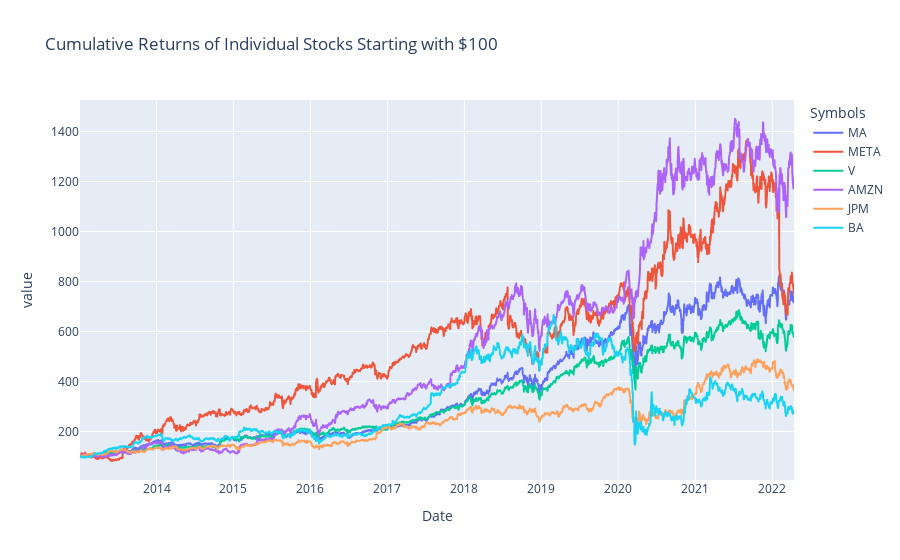

The cell this chart's notebook holds for it:
### Markdown cell above
## Plot Individual Cumulative Returns
The cumulative returns of the stock can be easily calculated by adding one to the daily returns and taking the cumulative product over the whole period. Here we plot the cumulative returns of stocks starting with an initial investment of 100 (how much would investing 100 at the start in each individual stock get you over the time period?) This is a fair comparison for the performance of the stocks.

### Code cell
def plot_cum_returns(data, title):    
    daily_cum_returns = (1 + daily_returns).cumprod()*100
    fig = px.line(daily_cum_returns, title=title)
    return fig
    
fig_cum_returns = plot_cum_returns(stocks_df, 'Cumulative Returns of Individual Stocks Starting with $100')
fig_cum_returns.show()

### Figure 1 — Plotly figure (JSON) as saved in the notebook; plotly's stock layout.template omitted (floating-point values rounded to 4 significant figures; data arrays with more than 128 entries replaced by an {"elided": "..."} marker saying what was removed)
{"data": [{"hovertemplate": "Symbols=MA<br>Date=%{x}<br>value=%{y}<extra></extra>", "legendgroup": "MA", "line": {"color": "#636efa", "dash": "solid"}, "marker": {"symbol": "circle"}, "mode": "lines", "name": "MA", "showlegend": true, "type": "scattergl", "x": {"elided": "2338 str values"}, "xaxis": "x", "y": {"elided": "2338 float values"}, "yaxis": "y"}, {"hovertemplate": "Symbols=META<br>Date=%{x}<br>value=%{y}<extra></extra>", "legendgroup": "META", "line": {"color": "#EF553B", "dash": "solid"}, "marker": {"symbol": "circle"}, "mode": "lines", "name": "META", "showlegend": true, "type": "scattergl", "x": {"elided": "2338 str values"}, "xaxis": "x", "y": {"elided": "2338 float values"}, "yaxis": "y"}, {"hovertemplate": "Symbols=V<br>Date=%{x}<br>value=%{y}<extra></extra>", "legendgroup": "V", "line": {"color": "#00cc96", "dash": "solid"}, "marker": {"symbol": "circle"}, "mode": "lines", "name": "V", "showlegend": true, "type": "scattergl", "x": {"elided": "2338 str values"}, "xaxis": "x", "y": {"elided": "2338 float values"}, "yaxis": "y"}, {"hovertemplate": "Symbols=AMZN<br>Date=%{x}<br>value=%{y}<extra></extra>", "legendgroup": "AMZN", "line": {"color": "#ab63fa", "dash": "solid"}, "marker": {"symbol": "circle"}, "mode": "lines", "name": "AMZN", "showlegend": true, "type": "scattergl", "x": {"elided": "2338 str values"}, "xaxis": "x", "y": {"elided": "2338 float values"}, "yaxis": "y"}, {"hovertemplate": "Symbols=JPM<br>Date=%{x}<br>value=%{y}<extra></extra>", "legendgroup": "JPM", "line": {"color": "#FFA15A", "dash": "solid"}, "marker": {"symbol": "circle"}, "mode": "lines", "name": "JPM", "showlegend": true, "type": "scattergl", "x": {"elided": "2338 str values"}, "xaxis": "x", "y": {"elided": "2338 float values"}, "yaxis": "y"}, {"hovertemplate": "Symbols=BA<br>Date=%{x}<br>value=%{y}<extra></extra>", "legendgroup": "BA", "line": {"color": "#19d3f3", "dash": "solid"}, "marker": {"symbol": "circle"}, "mode": "lines", "name": "BA", "showlegend": true, "type": "scattergl", "x": {"elided": "2338 str values"}, "xaxis": "x", "y": {"elided": "2338 float values"}, "yaxis": "y"}], "layout": {"legend": {"title": {"text": "Symbols"}, "tracegroupgap": 0}, "title": {"text": "Cumulative Returns of Individual Stocks Starting with $100"}, "xaxis": {"anchor": "y", "domain": [0, 1], "title": {"text": "Date"}}, "yaxis": {"anchor": "x", "domain": [0, 1], "title": {"text": "value"}}}}
